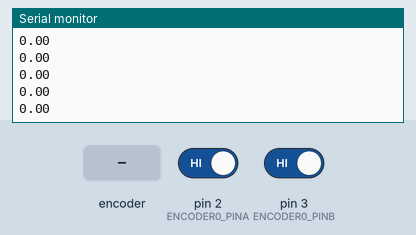
Simulated run of this sketch. Board: Arduino Uno, built with avr-gcc and run on an emulated ATmega328P. Parts: the last lines printed to the serial monitor. The test bench sets the inputs (shaded band); at power-on: pin 2 (ENCODER0_PINA) HIGH, pin 3 (ENCODER0_PINB) HIGH.

Above: at 1.2 s.
1.3 s: rotary encoder on pin 2 (ENCODER0_PINA) / pin 3 (ENCODER0_PINB) turned 1 step (first pin leading)
At 2.0 s:
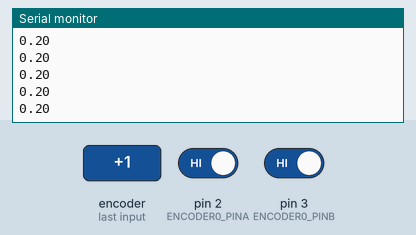
3.0 s: rotary encoder on pin 2 (ENCODER0_PINA) / pin 3 (ENCODER0_PINB) turned 1 step (first pin leading)
At 3.6 s:
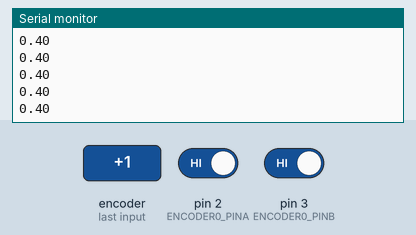
Timing chart, 0 to 6.0 s (numbered marks = the images above; inputs shaded):
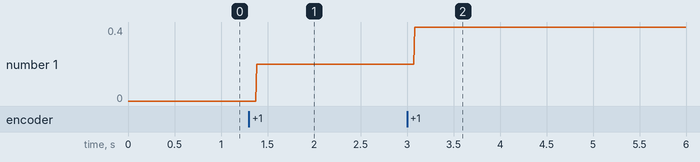

Measured:
- after the input at 1.3 s, the serial monitor: prints a new line after 0.08 s (image 1)
- after the input at 3.0 s, the serial monitor: prints a new line after 0.08 s (image 2)
- plotted number 1: 0 → 0.2 after the input at 1.3 s, 0.2 → 0.4 after the input at 3.0 s

The sketch:

arduino_sketch.ino
```cpp
#include <SoftwareSerial.h>
#define DEBUG 0

// Command variables
#define BUFFER_SIZE 20
char buffer[BUFFER_SIZE];
char input_char = -1;
byte index = 0;
SoftwareSerial serial1(10, 11);

// Timing variables
unsigned long start, loop_time;

// Encoder variables
#define ENCODER0_PINA 2
#define ENCODER0_PINB 3
volatile int count_a = LOW;
volatile int state_b = LOW;
volatile int encoder_count = 0;

// Control variables
#define LOOP_PERIOD 10000 // ms
byte desired_motor_command = 127;

void setup() {
  pinMode (ENCODER0_PINA, INPUT);
  pinMode (ENCODER0_PINB, INPUT);
  Serial.begin(115200);
  serial1.begin(9600);
  attachInterrupt(1, onCountA, CHANGE);
  attachInterrupt(0, onStateB, FALLING);
  Serial.println("System Ready");
  serial1.write(desired_motor_command);
}

void parse_buffer() {
  int power = atoi(buffer);
  power = constrain(power, -127, 127);
  desired_motor_command = (power < 0 ? 127 : 128) + power;
}

void loop() {
  /* Start timing */
  start = micros();
  /* Do work */
  // Report the encoder count
  Serial.println(encoder_count/5.0);
  // Check for new data
  while (Serial.available() > 0) {
    // Something to read, buffer it
    if (index == BUFFER_SIZE - 1) {
      index = 0;
    }
    buffer[index] = Serial.read();
    if (buffer[index] == '\n') {
      buffer[index] = '\0';
      parse_buffer();
      serial1.write(desired_motor_command);
      index = 0;
      break;
    }
    else {
      index++;
    }
  }
  /* Stop Timing */
  loop_time = micros() - start;
  if (loop_time < LOOP_PERIOD) {
    unsigned long diff = LOOP_PERIOD - loop_time;
    if (diff / 1000 > 0) {
      delay(diff / 1000);
    }
    delayMicroseconds(diff % 1000);
  }
}

void onCountA() {
  int previous_a = count_a;
  count_a = digitalRead(ENCODER0_PINA);
  if ((previous_a == LOW) && (count_a == HIGH)) {
    if (state_b == LOW) {
      encoder_count--;
    }
    else {
      encoder_count++;
    }
  }
}

void onStateB() {
  state_b = digitalRead(ENCODER0_PINB);
}
```
